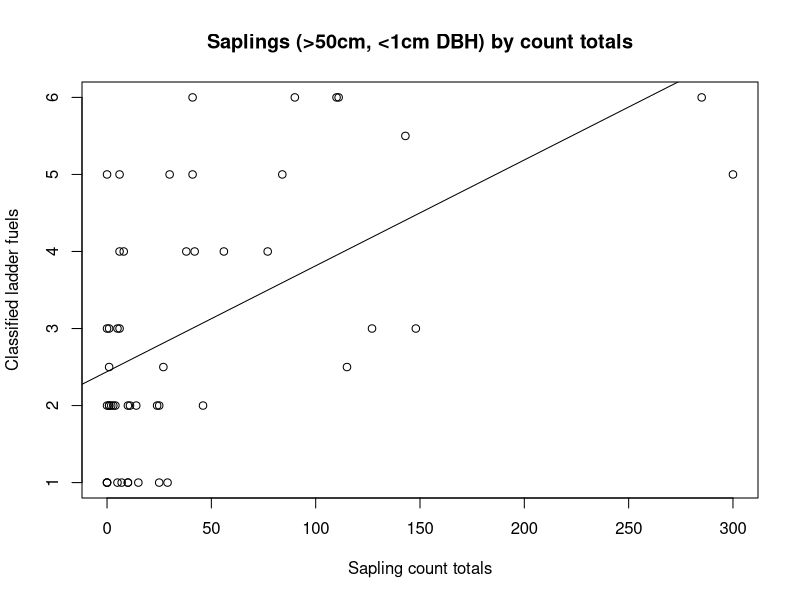
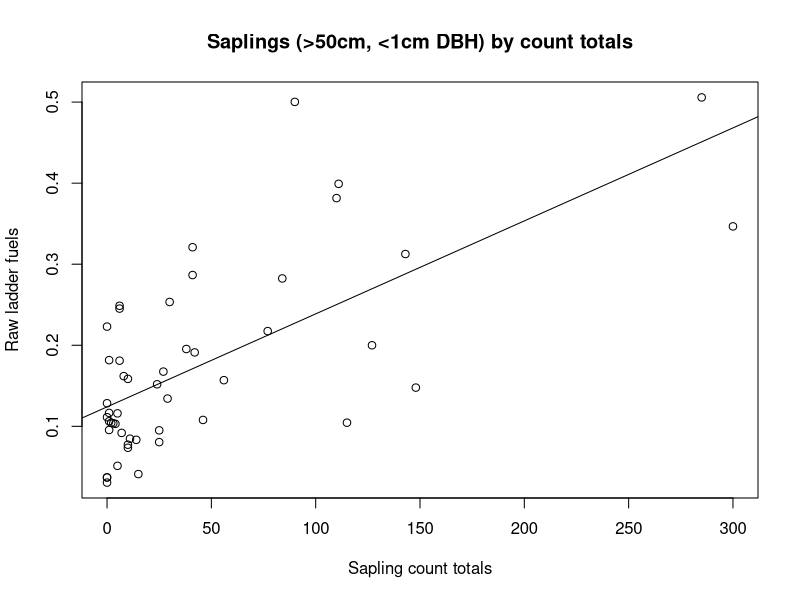
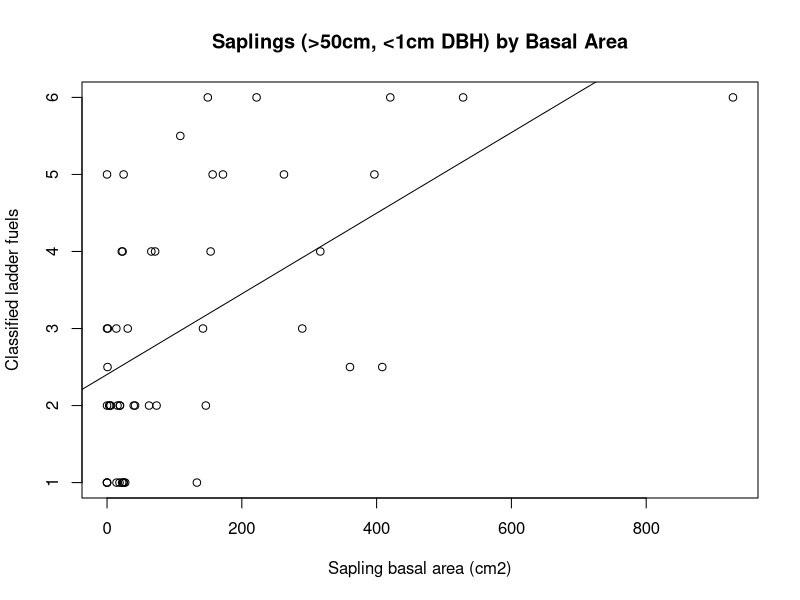
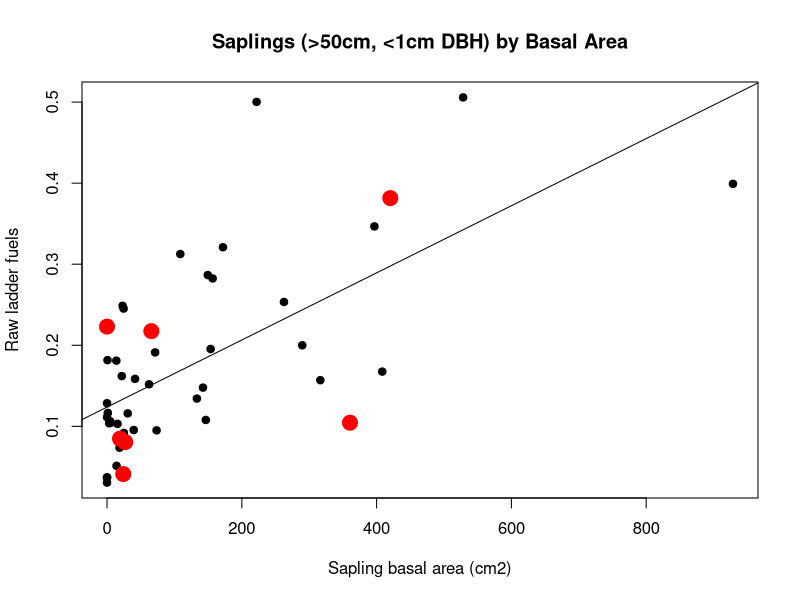
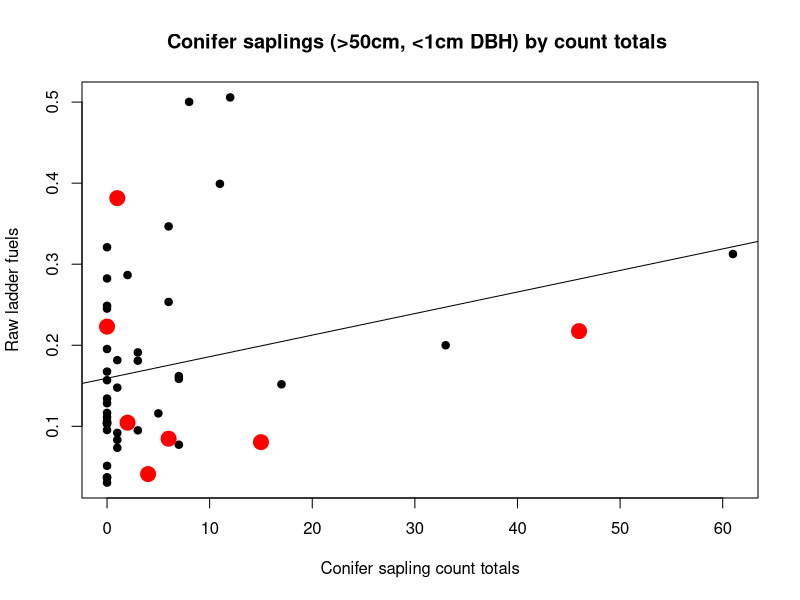
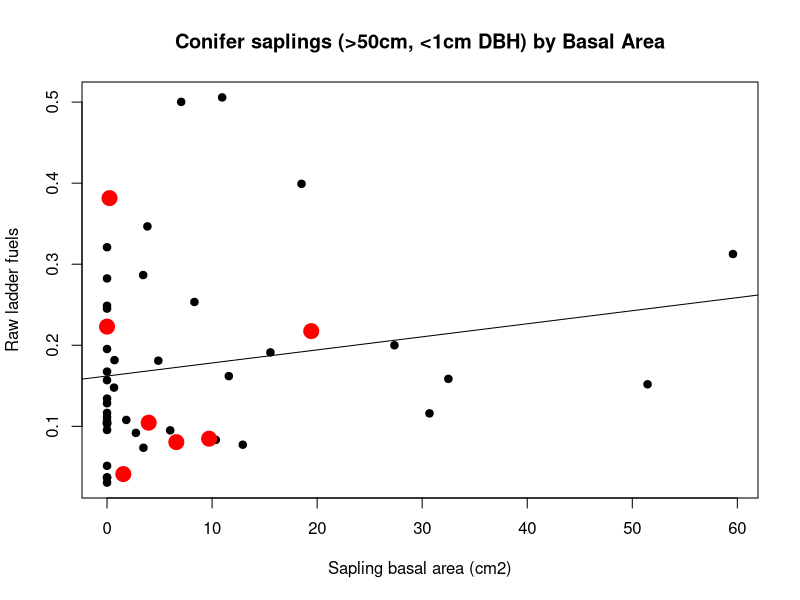
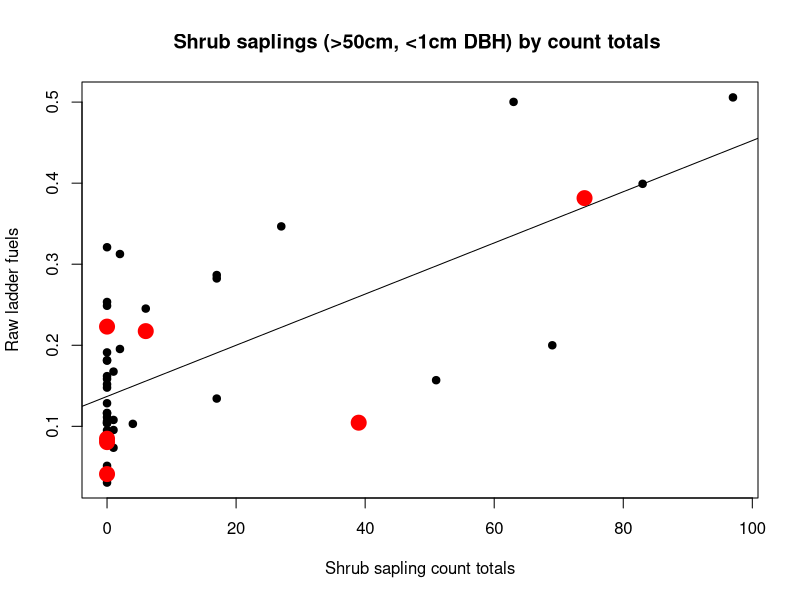
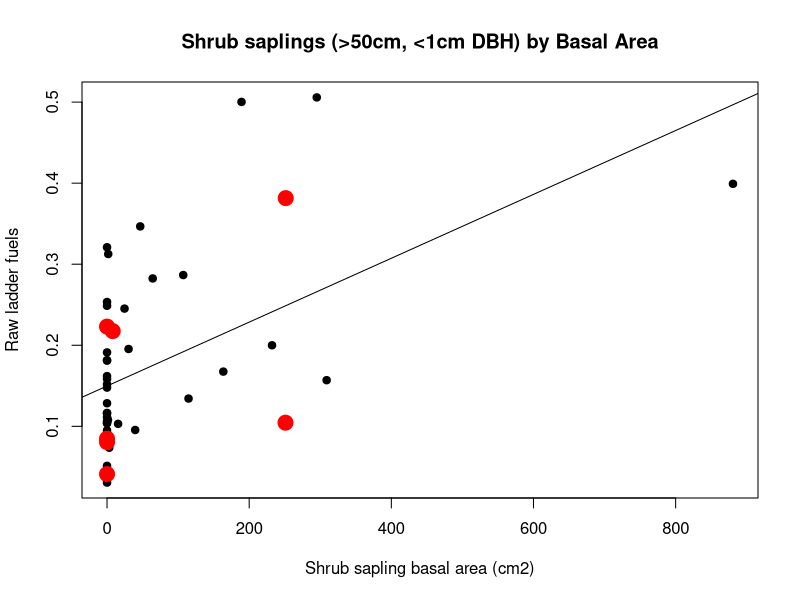

Write R code to recreate these figures, in order. (Note: this script raises an error after producing the figures.)
# compare seju counts to ladder fuels
rm(list=ls())


#read in pl data frame 

pl <- read.csv("data/pl_data.csv")
pl$DF.rem <- 0
pl$DF.rem[c(20,21,49,40,41,6,25)] <- 1 #from a random word document*

#saplings_all

plot(cl~sapling.count,data=pl[-28,],main = "Saplings (>50cm, <1cm DBH) by count totals",ylab='Classified ladder fuels',xlab='Sapling count totals')
fit <- lm(cl~sapling.count,data=pl[-28,])
abline(fit)
summary(fit)

plot(rl~sapling.count,data=pl[-28,],main = "Saplings (>50cm, <1cm DBH) by count totals",ylab='Raw ladder fuels',xlab='Sapling count totals')
fit <- lm(rl~sapling.count,data=pl[-28,])
abline(fit)
summary(fit)


plot(cl~sapling.BA,data=pl[-28,],main = "Saplings (>50cm, <1cm DBH) by Basal Area",ylab='Classified ladder fuels',xlab='Sapling basal area (cm2)')
fit <- lm(cl~sapling.BA,data=pl[-28,])
abline(fit)
summary(fit)

plot(rl~sapling.BA,data=pl[-28,],main = "Saplings (>50cm, <1cm DBH) by Basal Area",ylab='Raw ladder fuels',xlab='Sapling basal area (cm2)',pch=19)
points(rl~sapling.BA,data=pl[pl$DF.rem==1,],pch=19,col='red',cex=2)
fit <- lm(rl~sapling.BA,data=pl[-28,])
abline(fit)
summary(fit)

#conifer saplings

plot(rl~consap.count,data=pl[-28,],main = "Conifer saplings (>50cm, <1cm DBH) by count totals ",ylab='Raw ladder fuels',xlab='Conifer sapling count totals',pch=19)
points(rl~consap.count,data=pl[pl$DF.rem==1,],pch=19,col='red',cex=2)
fit <- lm(rl~consap.count,data=pl[-28,])
abline(fit)
summary(fit)

plot(rl~consap.BA,data=pl[-28,],main = "Conifer saplings (>50cm, <1cm DBH) by Basal Area",ylab='Raw ladder fuels',xlab='Sapling basal area (cm2)',pch=19)
points(rl~consap.BA,data=pl[pl$DF.rem==1,],pch=19,col='red',cex=2)
fit <- lm(rl~consap.BA,data=pl[-28,])
abline(fit)
summary(fit)

#shrub species_saplings

plot(rl~shrubsap.count,data=pl[-28,],main = "Shrub saplings (>50cm, <1cm DBH) by count totals ",ylab='Raw ladder fuels',xlab='Shrub sapling count totals',pch=19)
points(rl~shrubsap.count,data=pl[pl$DF.rem==1,],pch=19,col='red',cex=2)
fit <- lm(rl~shrubsap.count,data=pl[-28,])
abline(fit)
summary(fit)

plot(rl~shrubsap.BA,data=pl[-28,],main = "Shrub saplings (>50cm, <1cm DBH) by Basal Area",ylab='Raw ladder fuels',xlab='Shrub sapling basal area (cm2)',pch=19)
points(rl~shrubsap.BA,data=pl[pl$DF.rem==1,],pch=19,col='red',cex=2)
fit <- lm(rl~shrubsap.BA,data=pl[-28,])
abline(fit)
summary(fit)

#hardwood species_saplings

plot(rl~htsap.count,data=pl[-28,],main = "Hardwood species saplings (>50cm, <1cm DBH) by count totals ",ylab='Raw ladder fuels',xlab='Hardwood species sapling count totals',pch=19)
points(rl~htsap.count,data=pl[pl$DF.rem==1,],pch=19,col='red',cex=2)
fit <- lm(rl~htsap.count,data=pl[-28,])
abline(fit)
summary(fit)

plot(rl~htsap.BA,data=pl[-28,],main = "Hardwood species saplings (>50cm, <1cm DBH) by Basal Area",ylab='Raw ladder fuels',xlab='Hardwood species sapling basal area (cm2)',pch=19)
points(rl~htsap.BA,data=pl[pl$DF.rem==1,],pch=19,col='red',cex=2)
fit <- lm(rl~htsap.BA,data=pl[-28,])
abline(fit)
summary(fit)

#small trees_all

#plot(cl~TBA_1_3,data=pl, main = "Small trees (1-3cm DBH) by Basal Area",ylab='Classified ladder #fuels',xlab='Small tree (1-3cm DBH) basal area (cm2)',pch=19)
#fit <- lm(cl~TBA_1_3,data=pl)
#abline(fit)
#summary(fit)


plot(rl~TBA_1_3,data=pl, main = "Small trees (1-3cm DBH) by Basal Area",ylab='Raw ladder fuels',xlab='Small tree (1-3cm DBH) basal area (cm2)',pch=19)
fit <- lm(rl~TBA_1_3,data=pl)
abline(fit)
summary(fit)

plot(rl~TBA_3_5,data=pl, main = "Small trees (3-5cm DBH) by Basal Area",ylab='Raw ladder fuels',xlab='Small tree (3_5 cm DBH) basal area (cm2)',pch=19)
fit <- lm(rl~TBA_3_5,data=pl)
abline(fit)
summary(fit)

plot(rl~TBA_5_7,data=pl, main = "Small trees (5-7cm DBH) by Basal Area",ylab='Raw ladder fuels',xlab='Small tree (5-7cm DBH) basal area (cm2)',pch=19)
fit <- lm(rl~TBA_5_7,data=pl)
abline(fit)
summary(fit)

plot(rl~TBA_7_10,data=pl, main = "Small trees (7-10cm DBH) by Basal Area",ylab='Raw ladder fuels',xlab='Small tree (7-10cm DBH) basal area (cm2)',pch=19)
fit <- lm(rl~TBA_7_10,data=pl)
abline(fit)
summary(fit)

#conifer trees

plot(rl~conTBA_1_3,data=pl, main = "Small conifer trees (1-3cm DBH) by Basal Area",ylab='Raw ladder fuels',xlab='Small conifer tree (1-3cm DBH) basal area (cm2)',pch=19)
fit <- lm(rl~conTBA_1_3,data=pl)
abline(fit)
summary(fit)

plot(rl~conTBA_3_5,data=pl, main = "Small conifer trees (3-5cm DBH) by Basal Area",ylab='Raw ladder fuels',xlab='Small conifer tree (3_5 cm DBH) basal area (cm2)',pch=19)
fit <- lm(rl~conTBA_3_5,data=pl)
abline(fit)
summary(fit)

plot(rl~conTBA_5_7,data=pl, main = "Small conifer trees (5-7cm DBH) by Basal Area",ylab='Raw ladder fuels',xlab='Small conifer tree (5-7cm DBH) basal area (cm2)',pch=19)
fit <- lm(rl~conTBA_5_7,data=pl)
abline(fit)
summary(fit)

plot(rl~conTBA_7_10,data=pl, main = "Small conifer trees (7-10cm DBH) by Basal Area",ylab='Raw ladder fuels',xlab='Small conifer tree (7-10cm DBH) basal area (cm2)',pch=19)
fit <- lm(rl~conTBA_7_10,data=pl)
abline(fit)
summary(fit)

#shrub species_trees

plot(rl~shrubTBA_1_3,data=pl, main = "Shrub species small trees (1-3cm DBH) by Basal Area",ylab='Raw ladder fuels',xlab='Shrub species small tree (1-3cm DBH) basal area (cm2)',pch=19)
fit <- lm(rl~shrubTBA_1_3,data=pl)
abline(fit)
summary(fit)

plot(rl~shrubTBA_3_5,data=pl, main = "Shrub species small trees (3-5cm DBH) by Basal Area",ylab='Raw ladder fuels',xlab='Shrub species small tree (3_5 cm DBH) basal area (cm2)',pch=19)
fit <- lm(rl~shrubTBA_3_5,data=pl)
abline(fit)
summary(fit)

plot(rl~shrubTBA_5_7,data=pl, main = "Shrub species small trees (5-7cm DBH) by Basal Area",ylab='Raw ladder fuels',xlab='Shrub species small tree (5-7cm DBH) basal area (cm2)',pch=19)
fit <- lm(rl~shrubTBA_5_7,data=pl)
abline(fit)
summary(fit)

plot(rl~shrubTBA_7_10,data=pl, main = "Shrub species small trees (7-10cm DBH) by Basal Area",ylab='Raw ladder fuels',xlab='Shrub species small tree (7-10cm DBH) basal area (cm2)',pch=19)
fit <- lm(rl~shrubTBA_7_10,data=pl)
abline(fit)
summary(fit)

# Multiple regression of contribution of saplings vs. small trees
head(pl)
cor(pl[,c('sapling.BA','TBA_1_3','TBA_3_5','TBA_5_7','TBA_7_10')])
pl$TBA_1_5 <- pl$TBA_1_3 + pl$TBA_3_5
pl$TBA_5_10 <- pl$TBA_5_7 + pl$TBA_7_10

cor(pl[-28,c('sapling.BA','TBA_1_5','TBA_5_10')])

fit <- glm(rl~sapling.BA + TBA_1_5,data=pl[-28,])
summary(fit)

plot(rl~sapling.BA,data=pl[-28,])
fit <- lm(rl~sapling.BA,data=pl[-28,])
summary(fit)

plot(rl~TBA_1_5,data=pl[-28,])
fit <- lm(rl~TBA_1_5,data=pl[-28,])
summary(fit)

plot(rl~TBA_1_3,data=pl[-28,])
fit <- lm(rl~TBA_1_3,data=pl[-28,])
summary(fit)

plot(rl~TBA_3_5,data=pl[-28,])
fit <- lm(rl~TBA_3_5,data=pl[-28,])
summary(fit)

#####This was used before creating main "pl" dataframe for pepperwood ladderfuels####

# read in seju data summarized by plot
seju.data.p <- read.csv('data/seju_data_p.csv')
dim(seju.data.p)

# read in ladder fuel data
ld <- read.csv('data/mean_ladder_fuel_54.csv')
dim(ld)

seju.data.p$ld <- ld$ld[1:50]
seju.data.p$rl <- ld$rl[1:50]
head(seju.data.p)

#plot(seju.data.p$ld~seju.data.p$Total.Number)
plot(ld~Total.Number,data=seju.data.p)
fit <- lm(ld~Total.Number,data=seju.data.p)
abline(fit)

# compare saplings
saplings.p <- read.csv('data/saplings_p.csv')
dim(saplings.p)

saplings.p$ld <- ld$ld[1:50]
saplings.p$rl <- ld$rl[1:50]
head(saplings.p)

# run these lines to replace NAs with zeros
saplings.p$Basal.Area[which(is.na(saplings.p$Basal.Area))] <- 0
saplings.p$Count[which(is.na(saplings.p$Count))] <- 0

plot(ld~Basal.Area,data=saplings.p[-28,],main = "Saplings (>50cm, <1cm DBH) by Basal Area")
fit <- lm(ld~Basal.Area,data=saplings.p[-28,])
abline(fit)
summary(fit)

plot(rl~Basal.Area,data=saplings.p[-28,],main = "Saplings (>50cm, <1cm DBH) by Basal Area")
fit <- lm(rl~Basal.Area,data=saplings.p[-28,])
abline(fit)
summary(fit)

plot(ld~Count,data=saplings.p[-28,],main = "Saplings (>50cm, <1cm DBH) by count totals")
fit <- lm(ld~Count,data=saplings.p[-28,])
abline(fit)
summary(fit)

plot(rl~Count,data=saplings.p[-28,],main = "Saplings (>50cm, <1cm DBH) by count totals")
fit <- lm(rl~Count,data=saplings.p[-28,])
abline(fit)
summary(fit)

# compare small trees
smalltrees.p <- read.csv('data/trees_1_5_p.csv')
dim(smalltrees.p)

smalltrees.p$ld <- ld$ld[1:50]
smalltrees.p$rl <- ld$rl[1:50]
head(smalltrees.p)

# run these lines to replace NAs with zeros
smalltrees.p$Basal.Area[which(is.na(smalltrees.p$Basal.Area))] <- 0
#smalltrees.p$Count[which(is.na(smalltrees.p$Count))] <- 0

smalltrees.p$log10.Basal.Area <- log10(smalltrees.p$Basal.Area+1)
smalltrees.p$log10.rl <- log10(smalltrees.p$rl+1)

plot(ld~Basal.Area,data=smalltrees.p, main = "Small trees (1-5cm DBH) by Basal Area")
fit <- lm(ld~Basal.Area,data=smalltrees.p)
abline(fit)
summary(fit)

#uncomment to identify specific points
#identify(smalltrees.p$ld~smalltrees.p$Basal.Area)

plot(rl~Basal.Area,data=smalltrees.p, main = "Small trees (1-5cm DBH) by Basal Area")
fit <- lm(rl~Basal.Area,data=smalltrees.p)
abline(fit)
summary(fit)

plot(log10.rl~log10.Basal.Area,data=smalltrees.p,main = "Small trees (1-5cm DBH) by Basal Area")
fit <- lm(log10.rl~log10.Basal.Area,data=smalltrees.p)
abline(fit)
summary(fit)



# raw vs. classified
plot(ld~rl,data=smalltrees.p)

## add together small trees and saplings
head(saplings.p)
head(smalltrees.p)
smalltrees.p$sap.smtr.BA <- saplings.p$Basal.Area+smalltrees.p$Basal.Area

plot(ld~sap.smtr.BA,data=smalltrees.p[-28,])
fit <- lm(ld~sap.smtr.BA,data=smalltrees.p[-28,])
abline(fit)
summary(fit)
identify(smalltrees.p$ld[-28]~smalltrees.p$sap.smtr.BA[-28])
